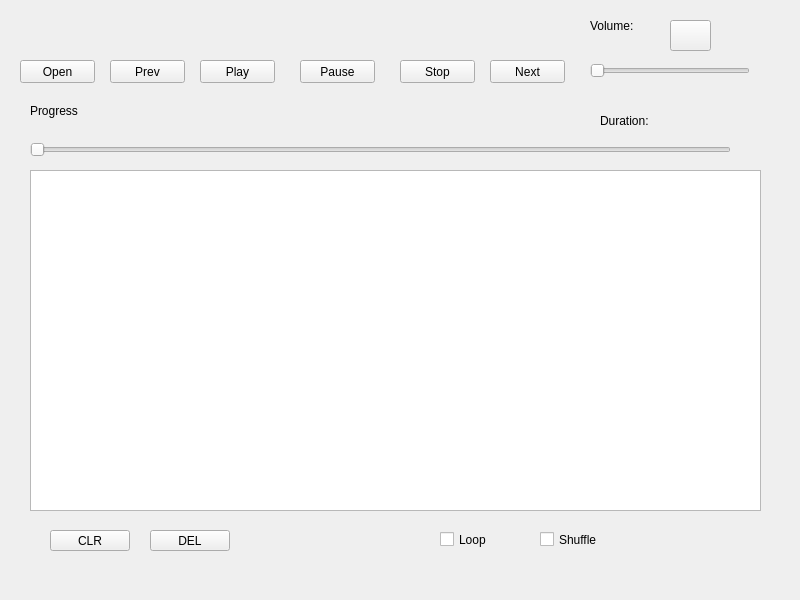
<?xml version="1.0" encoding="UTF-8"?>
<ui version="4.0">
 <class>Widget</class>
 <widget class="QWidget" name="Widget">
  <property name="geometry">
   <rect>
    <x>0</x>
    <y>0</y>
    <width>800</width>
    <height>600</height>
   </rect>
  </property>
  <property name="windowTitle">
   <string>Winamp</string>
  </property>
  <property name="windowIcon">
   <iconset resource="Icons.qrc">
    <normaloff>:/ico/ico/1-13_icon-icons.com_69171.ico</normaloff>:/ico/ico/1-13_icon-icons.com_69171.ico</iconset>
  </property>
  <widget class="QPushButton" name="pushButtonPlay">
   <property name="geometry">
    <rect>
     <x>200</x>
     <y>60</y>
     <width>75</width>
     <height>23</height>
    </rect>
   </property>
   <property name="text">
    <string>Play</string>
   </property>
  </widget>
  <widget class="QPushButton" name="pushButtonPause">
   <property name="geometry">
    <rect>
     <x>300</x>
     <y>60</y>
     <width>75</width>
     <height>23</height>
    </rect>
   </property>
   <property name="text">
    <string>Pause</string>
   </property>
  </widget>
  <widget class="QPushButton" name="pushButtonStop">
   <property name="geometry">
    <rect>
     <x>400</x>
     <y>60</y>
     <width>75</width>
     <height>23</height>
    </rect>
   </property>
   <property name="text">
    <string>Stop</string>
   </property>
  </widget>
  <widget class="QLabel" name="labelComposition">
   <property name="geometry">
    <rect>
     <x>30</x>
     <y>13</y>
     <width>800</width>
     <height>600</height>
    </rect>
   </property>
   <property name="minimumSize">
    <size>
     <width>800</width>
     <height>600</height>
    </size>
   </property>
   <property name="maximumSize">
    <size>
     <width>800</width>
     <height>600</height>
    </size>
   </property>
   <property name="text">
    <string>TextLabel Composition</string>
   </property>
  </widget>
  <widget class="QPushButton" name="pushButtonOpen">
   <property name="geometry">
    <rect>
     <x>20</x>
     <y>60</y>
     <width>75</width>
     <height>23</height>
    </rect>
   </property>
   <property name="text">
    <string>Open</string>
   </property>
  </widget>
  <widget class="QPushButton" name="pushButtonPrev">
   <property name="geometry">
    <rect>
     <x>110</x>
     <y>60</y>
     <width>75</width>
     <height>23</height>
    </rect>
   </property>
   <property name="text">
    <string>Prev</string>
   </property>
  </widget>
  <widget class="QPushButton" name="pushButtonNext">
   <property name="geometry">
    <rect>
     <x>490</x>
     <y>60</y>
     <width>75</width>
     <height>23</height>
    </rect>
   </property>
   <property name="text">
    <string>Next</string>
   </property>
  </widget>
  <widget class="QSlider" name="horizontalSliderVolume">
   <property name="geometry">
    <rect>
     <x>590</x>
     <y>60</y>
     <width>160</width>
     <height>22</height>
    </rect>
   </property>
   <property name="orientation">
    <enum>Qt::Horizontal</enum>
   </property>
  </widget>
  <widget class="QLabel" name="labelVolume">
   <property name="geometry">
    <rect>
     <x>590</x>
     <y>10</y>
     <width>171</width>
     <height>31</height>
    </rect>
   </property>
   <property name="text">
    <string>Volume:</string>
   </property>
  </widget>
  <widget class="QSlider" name="horizontalSliderProgress">
   <property name="geometry">
    <rect>
     <x>30</x>
     <y>140</y>
     <width>701</width>
     <height>20</height>
    </rect>
   </property>
   <property name="orientation">
    <enum>Qt::Horizontal</enum>
   </property>
  </widget>
  <widget class="QLabel" name="labelProgress">
   <property name="geometry">
    <rect>
     <x>30</x>
     <y>100</y>
     <width>171</width>
     <height>21</height>
    </rect>
   </property>
   <property name="text">
    <string>Progress</string>
   </property>
  </widget>
  <widget class="QLabel" name="labelDuration">
   <property name="geometry">
    <rect>
     <x>600</x>
     <y>110</y>
     <width>121</width>
     <height>21</height>
    </rect>
   </property>
   <property name="text">
    <string>Duration:</string>
   </property>
  </widget>
  <widget class="QPushButton" name="pushButtonMute">
   <property name="geometry">
    <rect>
     <x>670</x>
     <y>20</y>
     <width>41</width>
     <height>31</height>
    </rect>
   </property>
   <property name="text">
    <string/>
   </property>
  </widget>
  <widget class="QTableView" name="tableViewPlaylist">
   <property name="geometry">
    <rect>
     <x>30</x>
     <y>170</y>
     <width>731</width>
     <height>341</height>
    </rect>
   </property>
  </widget>
  <widget class="QCheckBox" name="checkBoxLoop">
   <property name="geometry">
    <rect>
     <x>440</x>
     <y>530</y>
     <width>72</width>
     <height>19</height>
    </rect>
   </property>
   <property name="text">
    <string>Loop</string>
   </property>
  </widget>
  <widget class="QCheckBox" name="checkBoxShuffle">
   <property name="geometry">
    <rect>
     <x>540</x>
     <y>530</y>
     <width>72</width>
     <height>19</height>
    </rect>
   </property>
   <property name="text">
    <string>Shuffle</string>
   </property>
  </widget>
  <widget class="QPushButton" name="pushButtonCLR">
   <property name="geometry">
    <rect>
     <x>50</x>
     <y>530</y>
     <width>80</width>
     <height>21</height>
    </rect>
   </property>
   <property name="text">
    <string>CLR</string>
   </property>
  </widget>
  <widget class="QPushButton" name="pushButtonDEL">
   <property name="geometry">
    <rect>
     <x>150</x>
     <y>530</y>
     <width>80</width>
     <height>21</height>
    </rect>
   </property>
   <property name="text">
    <string>DEL</string>
   </property>
  </widget>
 </widget>
 <resources>
  <include location="Icons.qrc"/>
 </resources>
 <connections/>
</ui>
